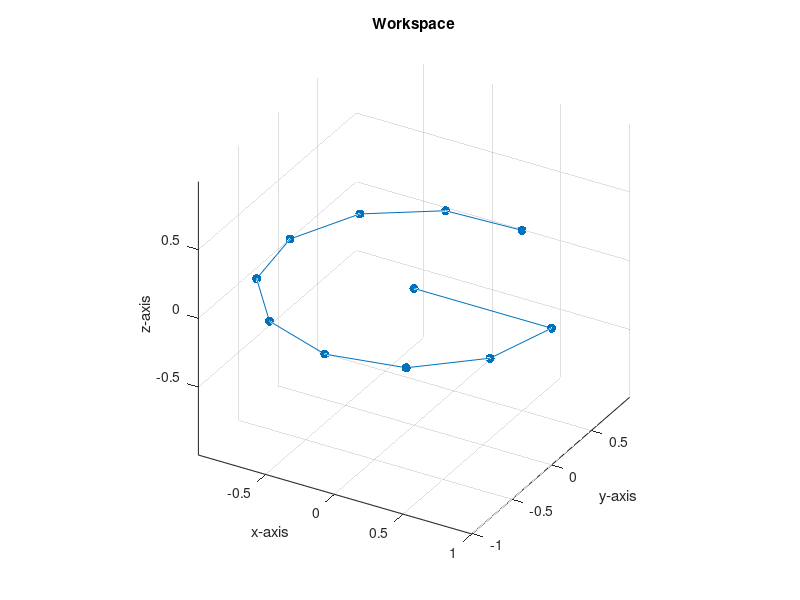

Recreate this plot in MATLAB.
%% ME 557: Project, Define Letter G Points.

%Clear Everything
clear
close all
clc

%% Define the Letter Points.
%Define the points componentwise.
xs = [0.22252 -0.31849 -0.76604 -0.98883 -0.92148 -0.58374 -0.07473 0.45621 0.85329 1 0];
ys = [0.97493 0.94793 0.64279 0.14904 -0.38843 -0.81194 -0.9972 -0.88987 -0.52144 -2.4493e-16 0];
zs = [0 0 0 0 0 0 0 0 0 0 0];

%Store the points in a matrix.
Lpts = [xs; ys; zs];


%% Plot the Letter Points.

%Plot the Letter Points.
figure, hold on, grid on
plot3(Lpts(1, :), Lpts(2, :), Lpts(3, :), '.-', 'Markersize', 20)
title('Workspace')
xlabel('x-axis'), ylabel('y-axis'), zlabel('z-axis')
view(30, 30), rotate3d on,
axis equal

%% Write out the Data Points.

%Write out the letter data points.
dlmwrite('C:\Users\USER\Documents\Coursework\MSME\Year1\Winter2018\ME557_IntroToRobotics\Project\LetterPoints\LetterPts_G.txt', Lpts)
